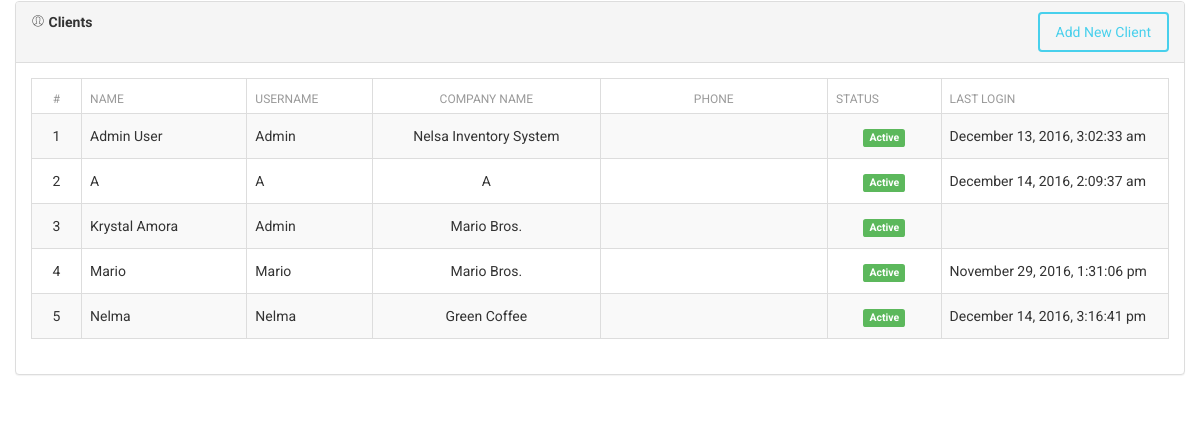
The app's page /clients.php, older data.
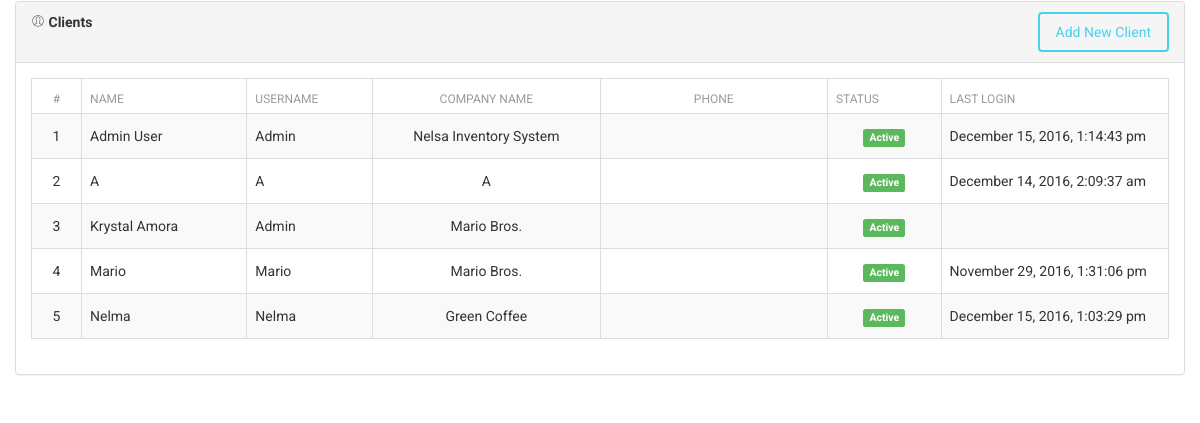
The same page, newer data.
### tables this page shows
CREATE TABLE `users` (
  `id` int(11) unsigned NOT NULL,
  `admin_id` int(11) NOT NULL,
  `name` varchar(60) NOT NULL,
  `mname` text NOT NULL,
  `lname` text NOT NULL,
  `username` varchar(50) NOT NULL,
  `password` varchar(255) NOT NULL,
  `user_level` int(11) NOT NULL,
  `image` varchar(255) DEFAULT 'no_image.jpg',
  `company_name` text NOT NULL,
  `status` int(1) NOT NULL,
  `phone` text NOT NULL,
  `last_login` datetime DEFAULT NULL
);

### includes/sql.php (called while the page is built, shortened)
<?php
  require_once('includes/load.php');
function find_by_sql($sql)
{
  global $db;
  $result = $db->query($sql);
  $result_set = $db->while_loop($result);
 return $result_set;
}
  function find_all_client(){
      $sql = "SELECT u.id,u.phone,u.name,u.username,u.user_level,u.status,u.last_login,u.admin_id,u.company_name,";
      $sql .="g.group_name,g.admin_id ";
      $sql .="FROM users u ";
      $sql .="LEFT JOIN user_groups g ";
      $sql .="ON g.admin_id=u.admin_id WHERE u.user_level = 1 GROUP BY u.name  ORDER BY u.name ASC ";
      $result = find_by_sql($sql);
      return $result;
  }
?>

### includes/database.php (called while the page is built, shortened)
<?php
class MySqli_DB {
    private $con;
    public $query_id;
public function db_connect()
{
  $this->con = mysqli_connect(DB_HOST,DB_USER,DB_PASS);
  if(!$this->con)
         {
           die(" Database connection failed:". mysqli_connect_error());
         } else {
           $select_db = $this->con->select_db(DB_NAME);
         }
}
public function query($sql)
   {
      if (trim($sql != "")) {
          $this->query_id = $this->con->query($sql);
      }
       return $this->query_id;
   }
public function fetch_array($statement)
{
  return mysqli_fetch_array($statement);
}
public function while_loop($loop){
   $results = array();
   while ($result = $this->fetch_array($loop)) {
      $results[] = $result;
   }
 return $results;
}
}
$db = new MySqli_DB();
?>

### includes/functions.php (called while the page is built, shortened)
<?php
function remove_junk($str){
  $str = nl2br($str);
  $str = htmlspecialchars(strip_tags($str, ENT_QUOTES));
  return $str;
}
function read_date($str){
     if($str)
      return date('F j, Y, g:i:s a', strtotime($str));
     else
      return null;
  }
function count_id(){
  static $count = 1;
  return $count++;
}
?>

### clients.php (the view, shortened to what this page needs)
<?php
 $all_users = find_all_client();
?>
<?php include_once('layouts/header.php'); ?>
<div class="row">
  <div class="col-md-12">
    <div class="panel panel-default">
      <div class="panel-heading clearfix">
        <strong>
         <i class="pe-7s-user"></i>
          <span>Clients</span>
       </strong>
         <a href="add_client.php" class="btn btn-info pull-right">Add New Client</a>
      </div>
     <div class="panel-body">
      <table class="table table-bordered table-striped">
        <thead>
          <tr>
            <th class="text-center" style="width: 50px;">#</th>
            <th>Name </th>
            <th>Username</th>
            <th class="text-center" style="width: 20%;">Company Name</th>
            <th class="text-center" style="width: 20%;">Phone</th>
            <th style="width: 10%;">Status</th>
            <th style="width: 20%;">Last Login</th>
          </tr>
        </thead>
        <tbody>
        <?php foreach($all_users as $a_user): ?>
          <tr>
           <td class="text-center"><?php echo count_id();?></td>
           <td><?php echo remove_junk(ucwords($a_user['name']))?></td>
           <td><?php echo remove_junk(ucwords($a_user['username']))?></td>
           <td class="text-center"><?php echo remove_junk(ucwords($a_user['company_name']))?></td>
           <td class="text-center"><?php echo remove_junk(ucwords($a_user['phone']))?></td>
           <td class="text-center">
           <?php if($a_user['status'] === '1'): ?>
            <span class="label label-success"><?php echo "Active"; ?></span>
          <?php else: ?>
            <span class="label label-danger"><?php echo "Deactive"; ?></span>
          <?php endif;?>
           </td>
           <td><?php echo read_date($a_user['last_login'])?></td>
          </tr>
        <?php endforeach;?>
       </tbody>
     </table>
     </div>
    </div>
  </div>
</div>
  <?php include_once('layouts/footer.php'); ?>

### layouts/header.php (shortened to what this page needs)
<!DOCTYPE html>
  <html lang="en">
    <head>
    <link rel="stylesheet" href="//cdnjs.cloudflare.com/ajax/libs/bootstrap-datepicker/1.3.0/css/datepicker3.min.css" />
    <link href="libs/assets/css/bootstrap.min.css" rel="stylesheet" />
    <link href="libs/assets/css/animate.min.css" rel="stylesheet"/>
    <link href="libs/assets/css/light-bootstrap-dashboard.css" rel="stylesheet"/>
    <link href="libs/assets/css/demo.css" rel="stylesheet" />
    <link href="http://maxcdn.bootstrapcdn.com/font-awesome/4.2.0/css/font-awesome.min.css" rel="stylesheet">
    <link href="libs/assets/css/pe-icon-7-stroke.css" rel="stylesheet" />
  </head>
  <body>
        <div class="content">
            <div class="container-fluid">

### layouts/footer.php (shortened to what this page needs)
     </div>
    </div>
  </body>
</html>

Row changes from the older to the newer data that the page shows:
changed users "Admin User": last_login "December 13, 2016, 3:02:33 am" → "December 15, 2016, 1:14:43 pm"
changed users "Nelma": last_login "December 14, 2016, 3:16:41 pm" → "December 15, 2016, 1:03:29 pm"
